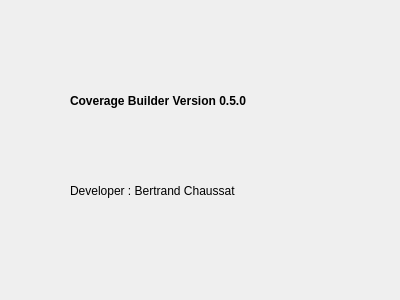
<?xml version="1.0" encoding="UTF-8"?>
<ui version="4.0">
 <class>About_window</class>
 <widget class="QDialog" name="About_window">
  <property name="geometry">
   <rect>
    <x>0</x>
    <y>0</y>
    <width>400</width>
    <height>300</height>
   </rect>
  </property>
  <property name="windowTitle">
   <string>About Coverage Builder</string>
  </property>
  <widget class="QLabel" name="label">
   <property name="geometry">
    <rect>
     <x>70</x>
     <y>150</y>
     <width>291</width>
     <height>81</height>
    </rect>
   </property>
   <property name="text">
    <string>Developer : Bertrand Chaussat</string>
   </property>
  </widget>
  <widget class="QLabel" name="label_2">
   <property name="geometry">
    <rect>
     <x>70</x>
     <y>80</y>
     <width>181</width>
     <height>41</height>
    </rect>
   </property>
   <property name="font">
    <font>
     <weight>75</weight>
     <bold>true</bold>
    </font>
   </property>
   <property name="text">
    <string>Coverage Builder Version 0.5.0</string>
   </property>
  </widget>
 </widget>
 <resources/>
 <connections/>
</ui>
